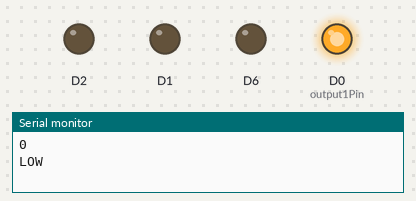
A sketch run on a simulated ESP8266 (Wemos D1 mini). Parts: output pins drawn as LEDs (lit = HIGH), the last lines printed to the serial monitor.

Above: at 0.5 s.
At 2.5 s:
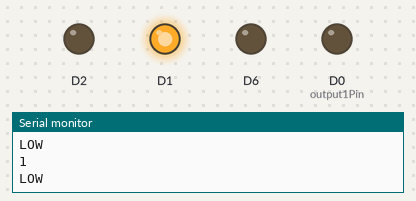
At 4.5 s:
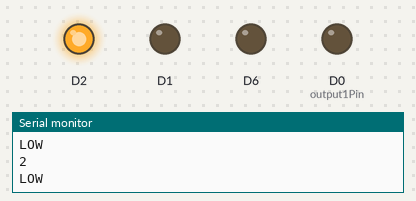
At 6.5 s:
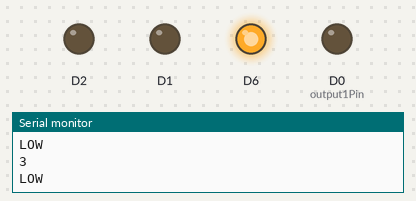
At 9.5 s:
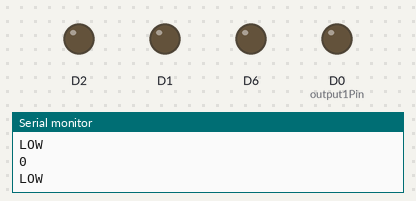
Timing chart, 0 to 10.4 s (numbered marks = the images above):
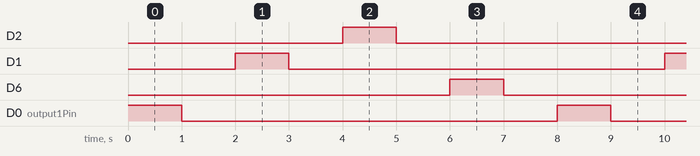

Measured:
- by itself, D2, D1, D6, D0 (output1Pin): alternates HIGH for 1.0 s and LOW for 7.0 s
- by itself, everything shown: repeats every 8.0 s, in 8 steps

The sketch:

testPin.ino
```cpp
/**
 * 2.WeMos板子的问题，无法支持4路继电器，最后试验结果是使用D4、D2、D10、D14四个接口来控制，其中D4对应1号位继电器，其余的（D2、D10、D14）依赖D2接口的设备信号。
 *   2-->D4, 12-->D2，4-->D10,D14；
 */
int pin1 = 3;//D5,D6,D12,D13均可正常，但digitalWrite low的电压有1.5v，部分继电器无法松开，只能换用pinMode来处理。
//Pin数字4对应硬件D4输出口，Pin数字12对应硬件D6输出口，Pin数字14对应硬件上的4、13这两个输出口，
//D0对应第1口，D15对应第4口，D14对应第5口，D12对应第7口

int output1Pin = D0;
int output2Pin = D15;
int output3Pin = D14;
int output4Pin = D12;
int count = 0;
int arr[4] = {output1Pin,output2Pin,output3Pin,output4Pin};

void setup() {
    Serial.begin(115200);
  // initialize digital pin LED_BUILTIN as an output.
  // pinMode(pin1, OUTPUT);
  pinMode(output1Pin, OUTPUT);
  pinMode(output2Pin, OUTPUT);
  pinMode(output3Pin, OUTPUT);
  pinMode(output4Pin, OUTPUT);
    // digitalWrite(output1Pin, LOW);
    // digitalWrite(output2Pin, HIGH);
    // digitalWrite(output3Pin, HIGH);
}

void loop() {
  // pinMode(pin1, INPUT);//digitalWrite(pin1, HIGH);  // turn the LED on (HIGH is the voltage level)

  // digitalWrite(output1Pin, HIGH);
  // digitalWrite(output2Pin, HIGH);
  // digitalWrite(output3Pin, HIGH);
  // digitalWrite(output4Pin, HIGH);
  // Serial.println("HIGH");

  // delay(1000);                      // wait for a second
  // pinMode(pin1, OUTPUT);//digitalWrite(pin1, LOW);   // turn the LED off by making the voltage LOW

  // digitalWrite(output1Pin, LOW);
  // digitalWrite(output2Pin, LOW);
  // digitalWrite(output3Pin, LOW);
  // digitalWrite(output4Pin, LOW);
  // Serial.println("LOW");

  digitalWrite(arr[count % 4], HIGH);
  Serial.println(count % 4);
  Serial.println("LOW");
  delay(1000);
  digitalWrite(arr[count % 4], LOW);
  count++;
  delay(1000);                      // wait for a second
}
```
